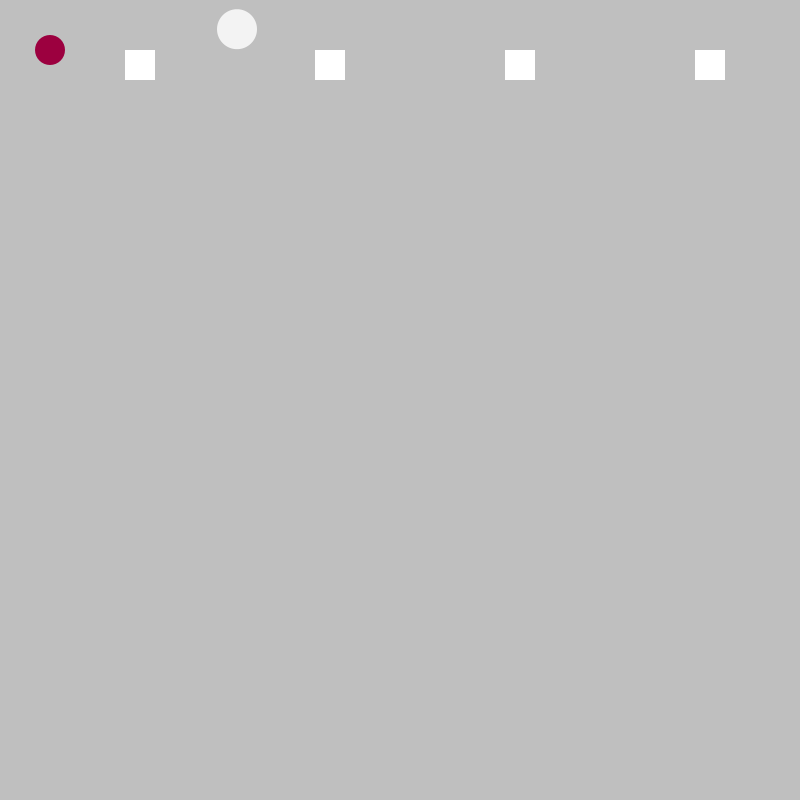
Frame 1 (no input)
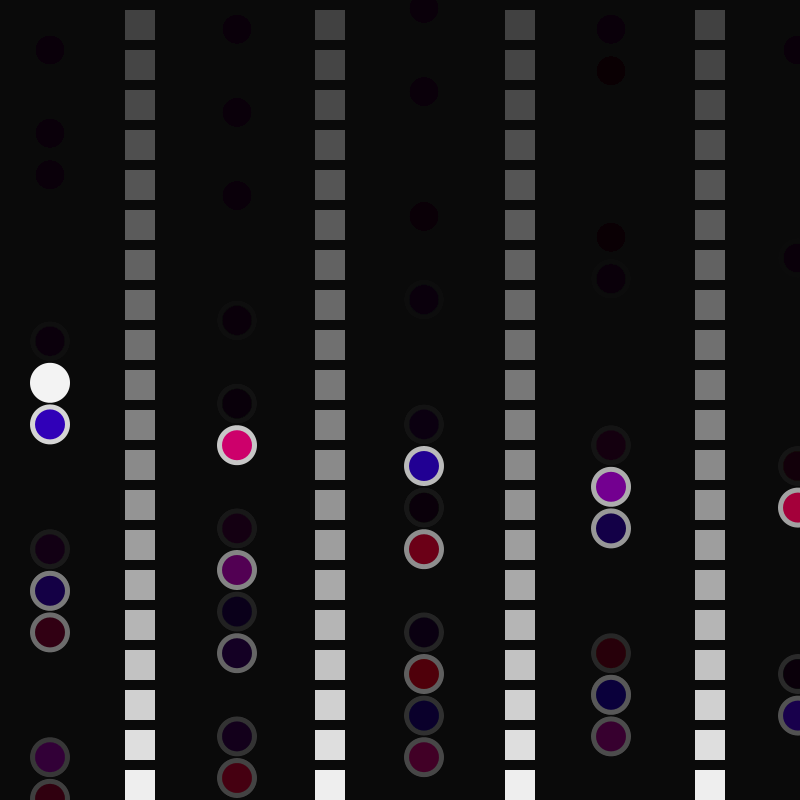
Frame 60 (the mouse pressed at the canvas centre just before this capture)
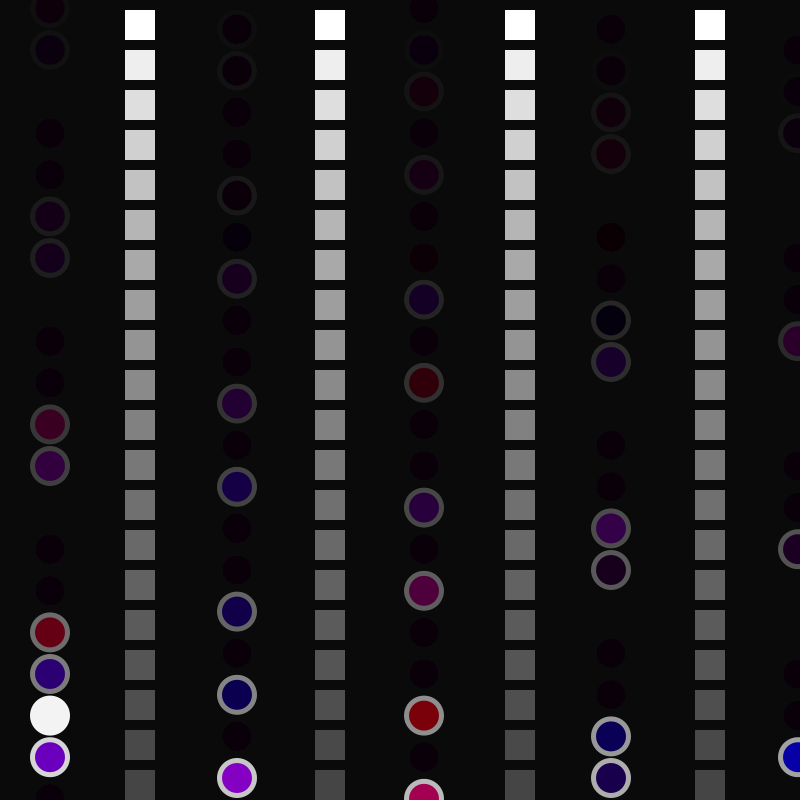
Frame 120 (the mouse held since frame 60 and released just before this capture)

The Processing sketch that drew these frames (run headless with seeded random() and noise(); from frame 60 on, the mouse is pressed at the canvas centre):

// Processing sketch: processing_43910
// ── processing_43910.pde



float z = 50.0;
float speedZ = 40.0;
float radiusZ = 15.0;
int directionZ =1;
float pct = 0.0;
float x = 50.0;
float y = 50.0;
float radius = 15.0;
float speedX = 11.0;
float speedY = 10.4;
int directionX = 17;
int directionY = -2; 


void setup()
{
  size(800, 800);
  smooth();
  noStroke();
//  distA = endA - beginA;
//  distB = endB - beginB;
  ellipseMode(RADIUS);
}

void draw()
{
  fill(0,5);
  rect(0,0, width, height);
  fill(random(255), random(0), random(255));
  ellipse(x,y,radius,radius);

  x+= speedX * directionX;
  if ((x>width-radius) || (x<radius))
  {
    directionX = -directionX;
  }
  y += speedY * directionY;
  if ((y > height - radius) || ( y<radius))
  {
    directionY = -directionY;
  }
    fill(255);
  ellipse(x,y, radius+5, radius+5);
 fill (0,12);
 rect(0,0, width, height);
 fill(255 );
 rect(125, z, radiusZ *2, radiusZ*2);
 rect(315, z, radiusZ *2, radiusZ*2);
 rect(505, z, radiusZ *2, radiusZ*2);
 rect(695, z, radiusZ *2, radiusZ*2);
// fill(240,random(255), 23);
// box(100, z, radiusZ);
 
 z += speedZ * directionZ;                                                                                                                                      
 if ((z> height-radiusZ) || (z< radiusZ))
 {
   directionZ = -directionZ;
 }}

  
  
